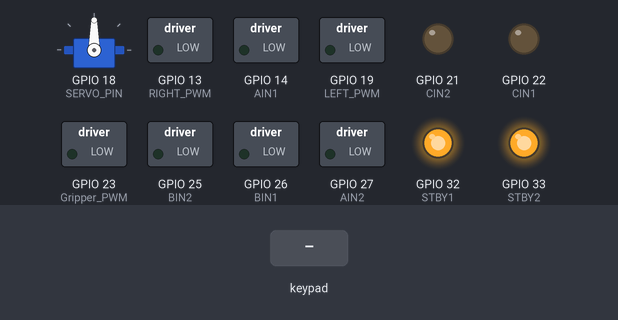
Simulated run of this sketch. Board: ESP32. Shown: servo, switched loads named in the sketch (green lamp = pin HIGH), output pins drawn as LEDs (lit = HIGH). The test bench sets the inputs (shaded band). Nothing arrives over Bluetooth unless stated; what the sketch prints to the serial monitor is not drawn.

Above: at 1.2 s.
1.3 s: key '+' pressed
At 2.3 s:
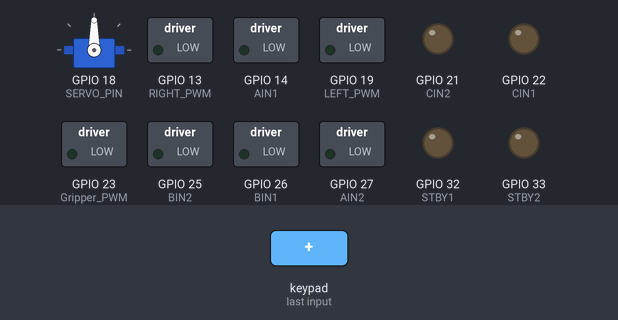
Timing chart, 0 to 4.3 s (numbered marks = the images above; inputs shaded):
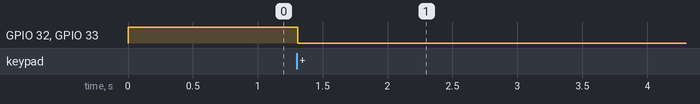

The sketch:

JDTeam6Robot.ino
```cpp
//JDTeam6Robot.ino file
#include "Globals.h"

int leftY = 0;
int rightY = 0;
int l2Trigger = 0;
int r2Trigger = 0;
bool r1Pressed = false;
bool l1Pressed = false;
bool isConnected = false;
volatile bool estop = false;  // true = all motors cut (toggled by Options button)

const int STBY1 = 32;  // TB6612FNG (1) - wheel motors
const int STBY2 = 33;  // TB6612FNG (2) - gripper motor

// STBY LOW puts the TB6612FNG in standby: all outputs go high-impedance,
// so no current can flow through the motors.
void setDriversEnabled(bool enabled) {
  digitalWrite(STBY1, enabled ? HIGH : LOW);
  digitalWrite(STBY2, enabled ? HIGH : LOW);
}

void setup() {
  Serial.begin(115200);

  // 0. Give ESP32Servo all four LEDC timers BEFORE any PWM pin is set up.
  //    The servo (50 Hz) and the motor analogWrite() pins (1 kHz) need different
  //    timers; if they share one, the servo signal gets corrupted.
  ESP32PWM::allocateTimer(0);
  ESP32PWM::allocateTimer(1);
  ESP32PWM::allocateTimer(2);
  ESP32PWM::allocateTimer(3);

  // 1. Immediately ensure the driver is ASLEEP on boot
  pinMode(STBY1, OUTPUT);
  pinMode(STBY2, OUTPUT);
  setDriversEnabled(false);

  // 2. Initialize all motor pins to 0 (This runs the code in your other tabs)
  setupLeftMotor();
  setupRightMotor();
  setupGripperMotor();
  setupMastServo();

  // 3. Now that the pins are safely at 0, WAKE UP the drivers
  setDriversEnabled(true);

  // 4. Initialize Bluetooth (INSERT MAC ADDRESS)
  ps5.begin("4C:B9:9B:1E:D5:7D");
  Serial.println("Ready. Press PS button to connect...");

  // Create 4 independent, concurrent tasks
  xTaskCreatePinnedToCore(LeftMotorTask, "LeftTask", 2048, NULL, 1, NULL, 1);
  xTaskCreatePinnedToCore(RightMotorTask, "RightTask", 2048, NULL, 1, NULL, 1);
  xTaskCreatePinnedToCore(GripperMotorTask, "GripperTask", 2048, NULL, 1, NULL, 1);
xTaskCreatePinnedToCore(MastServoTask, "ServoTask", 2048, NULL, 1, NULL, 0);
}

void loop() {
  static bool lastOptions = false;

  static unsigned long lastPrint = 0;

  isConnected = ps5.isConnected();

  if (isConnected) {
    leftY = ps5.LStickY();
    rightY = ps5.RStickY();
    l2Trigger = ps5.L2Value();
    r2Trigger = ps5.R2Value();
    r1Pressed = ps5.R1();
    l1Pressed = ps5.L1();

    // Options button: toggle emergency stop on each new press (edge-detected)
    bool optionsNow = ps5.Options();
    if (optionsNow && !lastOptions) {
      if (!estop) {
        estop = true;                // tasks see this and zero their outputs
        setDriversEnabled(false);    // and the drivers go to standby
        Serial.println("E-STOP: all motors cut. Press Options again to re-enable.");
      } else {
        setDriversEnabled(true);     // outputs are already zeroed, so this is safe
        estop = false;
        Serial.println("E-STOP released: motors enabled.");
      }
    }
    lastOptions = optionsNow;

    // Telemetry: print battery + stick/trigger values every 100 ms
    if (millis() - lastPrint > 100) {
      lastPrint = millis();
      int battery = ps5.Battery();  // raw level, roughly 0 (empty) to 11 (full)
      int batteryPct = constrain(battery * 100 / 11, 0, 100);
      Serial.printf("Battery=%d (~%d%%)%s | LY=%d RY=%d | L2=%d R2=%d\n",
                    battery, batteryPct, ps5.Charging() ? " charging" : "",
                    leftY, rightY, l2Trigger, r2Trigger);
    }
  } else {
    leftY = 0; rightY = 0;
    l2Trigger = 0; r2Trigger = 0;
    r1Pressed = false; l1Pressed = false;
    lastOptions = false;
  }

  delay(10);
}
```

Globals.h
```cpp
//Globals.h File
#ifndef GLOBALS_H
#define GLOBALS_H

#include <ps5Controller.h>
#include <ESP32Servo.h>

extern int leftY;
extern int rightY;
extern int l2Trigger;
extern int r2Trigger;
extern bool r1Pressed;
extern bool l1Pressed;
extern bool isConnected;

// Set by the Options button. While true, every motor is forced off.
extern volatile bool estop;

#endif
```

GripperMotor.ino
```cpp
//GripperMotor file "GripperMotor.ino"
// TB6612FNG (2), channel A -> RackAPMotor
const int CIN1 = 22;      // AIN1 -> D22
const int CIN2 = 21;      // AIN2 -> D21
const int Gripper_PWM = 23;  // PWMA -> D23
const int TRIGGER_DEADZONE = 10;

void setupGripperMotor() {
  pinMode(CIN1, OUTPUT);
  pinMode(CIN2, OUTPUT);
  pinMode(Gripper_PWM, OUTPUT);
  digitalWrite(CIN1, LOW);
  digitalWrite(CIN2, LOW);
  analogWrite(Gripper_PWM, 0);
}

void GripperMotorTask(void *pvParameters) {
  for (;;) {
    bool l2Active = l2Trigger > TRIGGER_DEADZONE;
    bool r2Active = r2Trigger > TRIGGER_DEADZONE;

    // Off if e-stopped, disconnected, or neither/both triggers are pressed
    if (estop || !isConnected || l2Active == r2Active) {
      analogWrite(Gripper_PWM, 0);
      digitalWrite(CIN1, LOW);
      digitalWrite(CIN2, LOW);
    } else if (r2Active) {
      digitalWrite(CIN1, HIGH);
      digitalWrite(CIN2, LOW);
      analogWrite(Gripper_PWM, r2Trigger);
    } else {  // l2Active
      digitalWrite(CIN1, LOW);
      digitalWrite(CIN2, HIGH);
      analogWrite(Gripper_PWM, l2Trigger);
    }
    vTaskDelay(10 / portTICK_PERIOD_MS);
  }
}
```

LeftMotor.ino
```cpp
//LeftMotor.ino File
// TB6612FNG (1), channel A -> Wheel1Motor
const int AIN1 = 14;      // D14
const int AIN2 = 27;      // D27
const int LEFT_PWM = 19;  // PWMA -> D19
const int DEADZONE = 15;

void setupLeftMotor() {
  pinMode(AIN1, OUTPUT);
  pinMode(AIN2, OUTPUT);
  pinMode(LEFT_PWM, OUTPUT);
  digitalWrite(AIN1, LOW);
  digitalWrite(AIN2, LOW);
  analogWrite(LEFT_PWM, 0);
}

void LeftMotorTask(void *pvParameters) {
  for (;;) {
    // IN1 = IN2 = LOW with PWM = 0 -> driver output is high-impedance (no current)
    if (estop || !isConnected || abs(leftY) < DEADZONE) {
      analogWrite(LEFT_PWM, 0);
      digitalWrite(AIN1, LOW);
      digitalWrite(AIN2, LOW);
    } else {
      int speed = constrain(map(abs(leftY), DEADZONE, 127, 0, 255), 0, 255);
      digitalWrite(AIN1, leftY > 0 ? HIGH : LOW);
      digitalWrite(AIN2, leftY > 0 ? LOW : HIGH);
      analogWrite(LEFT_PWM, speed);
    }
    vTaskDelay(10 / portTICK_PERIOD_MS);
  }
}
```

MastServo.ino
```cpp
//MastServo.ino File
Servo mastServo;
const int SERVO_PIN = 18;

// 5-turn dual mode servo (1800°): 500 µs = 0°, 2500 µs = 1800° (in servo mode)
const int SERVO_MIN_US = 500;
const int SERVO_MAX_US = 2500;
const int SERVO_MAX_DEG = 1800;

// Degrees moved per 15 ms tick while a button is held (4 = ~267°/s).
// Keep this at or below the servo's real top speed; if the commanded target
// runs ahead of the servo, it keeps travelling after you release the button
// (that is the "delay"). Raise it gradually if you want a faster mast.
const int SERVO_STEP_DEG = 4;

// Stop sending pulses after the mast has been idle this long, so the servo
// isn't drawing holding current. Set SERVO_DETACH_WHEN_IDLE to false if the
// mast sags without holding torque.
const bool SERVO_DETACH_WHEN_IDLE = true;
const unsigned long SERVO_IDLE_TIMEOUT_MS = 1000;

int servoAngle = 900;  // mid-range (2.5 turns)
bool servoAttached = false;
unsigned long servoLastActiveMs = 0;

void writeMastServo(int angleDeg) {
  angleDeg = constrain(angleDeg, 0, SERVO_MAX_DEG);
  int pulseUs = map(angleDeg, 0, SERVO_MAX_DEG, SERVO_MIN_US, SERVO_MAX_US);
  mastServo.writeMicroseconds(pulseUs);
}

void attachMastServo() {
  if (servoAttached) return;
  mastServo.setPeriodHertz(50);
  mastServo.attach(SERVO_PIN, SERVO_MIN_US, SERVO_MAX_US);
  writeMastServo(servoAngle);  // resume at the last commanded position
  servoAttached = true;
  servoLastActiveMs = millis();
}

void detachMastServo() {
  if (!servoAttached) return;
  mastServo.detach();
  pinMode(SERVO_PIN, OUTPUT);
  digitalWrite(SERVO_PIN, LOW);  // no pulses on the signal line
  servoAttached = false;
}

void setupMastServo() {
  // LEDC timers are allocated once in setup() in JDTeam6Robot.ino, before any
  // PWM pin is used, so the 50 Hz servo signal and the 1 kHz motor PWM each
  // get their own timer instead of overwriting each other.
  attachMastServo();
}

void MastServoTask(void *pvParameters) {
  for (;;) {
    bool moving = false;

    if (!estop && isConnected) {
      if (r1Pressed) {
        servoAngle += SERVO_STEP_DEG;
        if (servoAngle > SERVO_MAX_DEG) servoAngle = SERVO_MAX_DEG;
        moving = true;
      }
      if (l1Pressed) {
        servoAngle -= SERVO_STEP_DEG;
        if (servoAngle < 0) servoAngle = 0;
        moving = true;
      }
    }

    if (estop) {
      detachMastServo();
    } else if (moving) {
      attachMastServo();  // no-op if already attached
      writeMastServo(servoAngle);
      servoLastActiveMs = millis();
    } else if (SERVO_DETACH_WHEN_IDLE) {
      if (servoAttached && millis() - servoLastActiveMs > SERVO_IDLE_TIMEOUT_MS) {
        detachMastServo();
      }
    } else {
      attachMastServo();  // keep holding; also re-attaches after an e-stop
    }

    vTaskDelay(15 / portTICK_PERIOD_MS);
  }
}
```

RightMotor.ino
```cpp
//RightMotor.ino file
// TB6612FNG (1), channel B -> Wheel2Motor
const int BIN1 = 26;       // D26
const int BIN2 = 25;       // D25
const int RIGHT_PWM = 13;  // PWMB -> D13
const int R_DEADZONE = 15;

void setupRightMotor() {
  pinMode(BIN1, OUTPUT);
  pinMode(BIN2, OUTPUT);
  pinMode(RIGHT_PWM, OUTPUT);
  digitalWrite(BIN1, LOW);
  digitalWrite(BIN2, LOW);
  analogWrite(RIGHT_PWM, 0);
}

void RightMotorTask(void *pvParameters) {
  for (;;) {
    // IN1 = IN2 = LOW with PWM = 0 -> driver output is high-impedance (no current)
    if (estop || !isConnected || abs(rightY) < R_DEADZONE) {
      analogWrite(RIGHT_PWM, 0);
      digitalWrite(BIN1, LOW);
      digitalWrite(BIN2, LOW);
    } else {
      int speed = constrain(map(abs(rightY), R_DEADZONE, 127, 0, 255), 0, 255);
      digitalWrite(BIN1, rightY > 0 ? HIGH : LOW);
      digitalWrite(BIN2, rightY > 0 ? LOW : HIGH);
      analogWrite(RIGHT_PWM, speed);
    }
    vTaskDelay(10 / portTICK_PERIOD_MS);
  }
}
```

Measured:
- after the input at 1.3 s, GPIO 32 (STBY1), GPIO 33 (STBY2): HIGH → LOW at once
